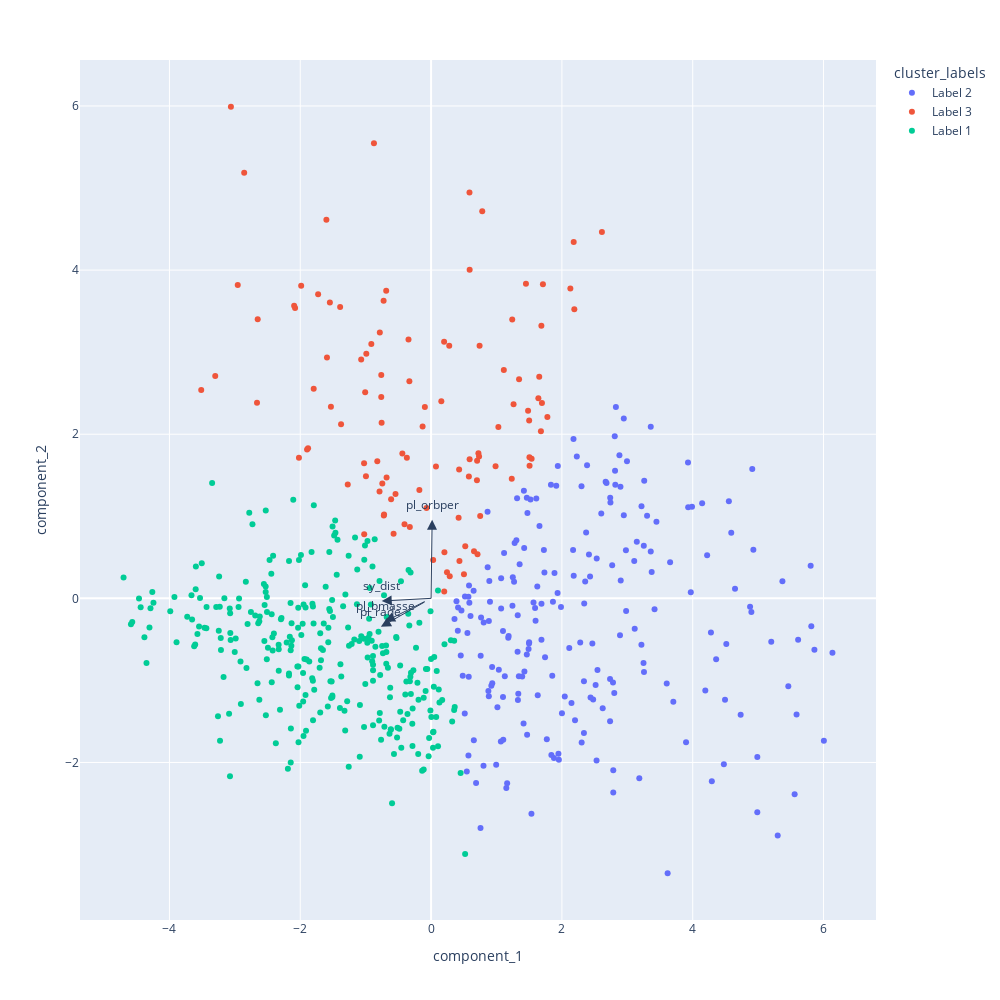

The cell this chart's notebook holds for it:
### Code cell
viz_features = {0:'pl_orbper', 2:'pl_rade', 3:'pl_bmasse', 9:'sy_dist'}
fig = px.scatter(cluster_data, x='component_1', y='component_2', color='cluster_labels')
fig.update_layout(
    autosize=False,
    width=1000,
    height=1000,)

for i, feature in viz_features.items():
    fig.add_annotation(
        ax=0, ay=0,
        axref="x", ayref="y", 
        x=loadings[i, 0],
        y=loadings[i, 1],
        showarrow=True,
        arrowsize=2,
        arrowhead=2,
        xanchor="right",
        yanchor="top"
    )
    fig.add_annotation(
        x=loadings[i, 0],
        y=loadings[i, 1],
        ax=0, ay=0, 
        xanchor="center",
        yanchor="bottom",
        text=feature,
        yshift=5,
    )

fig.show()

### Figure 1 — Plotly figure (JSON) as saved in the notebook; plotly's stock layout.template omitted (floating-point values rounded to 4 significant figures; data arrays with more than 128 entries replaced by an {"elided": "..."} marker saying what was removed)
{"data": [{"hovertemplate": "cluster_labels=Label 2<br>component_1=%{x}<br>component_2=%{y}<extra></extra>", "legendgroup": "Label 2", "marker": {"color": "#636efa", "symbol": "circle"}, "mode": "markers", "name": "Label 2", "orientation": "v", "showlegend": true, "type": "scatter", "x": {"elided": "210 float values"}, "xaxis": "x", "y": {"elided": "210 float values"}, "yaxis": "y"}, {"hovertemplate": "cluster_labels=Label 3<br>component_1=%{x}<br>component_2=%{y}<extra></extra>", "legendgroup": "Label 3", "marker": {"color": "#EF553B", "symbol": "circle"}, "mode": "markers", "name": "Label 3", "orientation": "v", "showlegend": true, "type": "scatter", "x": [0.201, -0.4059, 0.7098, -0.3318, 0.2852, -1.024, -1.008, 2.612, -1.023, 0.07454, -0.09528, 1.695, 1.71, -0.3706, 0.9859, 1.483, 1.654, -0.7562, -0.7838, -0.6862, 1.679, -0.6802, 0.7237, 1.64, 0.2039, 1.261, 1.345, -0.7881, 1.537, -0.325, -0.7455, -1.795, 0.4286, 1.504, 1.5, 0.6567, 0.4207, -1.068, -1.274, -2.02, -1.592, -0.7227, -0.9958, -1.896, -2.661, -2.079, 2.129, -3.06, -0.8735, 0.589, 1.45, 0.587, -2.857, 0.03178, -0.07024, 0.7506, 0.7415, 0.7821, -0.5733, -0.6111, 0.1567, -0.9136, 0.1992, 0.7339, -0.4393, 0.2774, -1.727, 1.112, -3.3, 0.5897, -0.7188, 1.241, -0.3452, 2.19, 2.181, 0.4335, -0.8224, -0.7619, -0.9903, -0.7259, -2.651, -1.6, -0.1791, -0.1297, 0.5778, -3.514, -2.956, -2.094, 1.233, 1.029, 1.506, -1.39, 0.7011, -0.5439, -1.376, 0.7035, -1.531, -1.986, 0.5026, -1.88, -1.547, -0.7616, 1.778, 1.686, 0.5225, 0.2433], "xaxis": "x", "y": [0.08368, 0.9031, 0.5365, 2.646, 0.268, 1.646, 2.51, 4.464, 0.7825, 1.606, 2.331, 2.379, 3.826, 1.712, 1.609, 2.285, 2.701, 2.139, 3.24, 3.749, 2.037, 1.473, 1.768, 2.437, 0.5608, 2.364, 2.67, 1.302, 1.7, 0.8703, 1.399, 2.554, 1.571, 1.718, 2.168, 0.5749, 0.9833, 2.91, 1.388, 1.712, 2.934, 1.01, 1.489, 1.813, 2.382, 3.537, 3.775, 5.99, 5.545, 1.695, 3.833, 4.946, 5.186, 0.4663, 1.102, 1.003, 3.077, 4.715, 0.7879, 1.206, 2.401, 3.099, 3.126, 1.727, 1.766, 3.079, 3.705, 2.783, 2.711, 4.004, 1.021, 3.398, 3.153, 3.522, 4.344, 0.4547, 1.67, 2.453, 2.979, 3.626, 3.402, 4.612, 1.321, 2.093, 1.486, 2.538, 3.819, 3.565, 1.459, 2.087, 1.616, 3.55, 1.439, 1.273, 2.123, 1.677, 2.333, 3.809, 0.2937, 1.83, 3.605, 2.721, 2.209, 3.321, 0.6361, 0.319], "yaxis": "y"}, {"hovertemplate": "cluster_labels=Label 1<br>component_1=%{x}<br>component_2=%{y}<extra></extra>", "legendgroup": "Label 1", "marker": {"color": "#00cc96", "symbol": "circle"}, "mode": "markers", "name": "Label 1", "orientation": "v", "showlegend": true, "type": "scatter", "x": {"elided": "289 float values"}, "xaxis": "x", "y": {"elided": "289 float values"}, "yaxis": "y"}], "layout": {"annotations": [{"arrowhead": 2, "arrowsize": 2, "ax": 0, "axref": "x", "ay": 0, "ayref": "y", "showarrow": true, "x": 0.01618, "xanchor": "right", "y": 0.9576, "yanchor": "top"}, {"ax": 0, "ay": 0, "text": "pl_orbper", "x": 0.01618, "xanchor": "center", "y": 0.9576, "yanchor": "bottom", "yshift": 5}, {"arrowhead": 2, "arrowsize": 2, "ax": 0, "axref": "x", "ay": 0, "ayref": "y", "showarrow": true, "x": -0.7671, "xanchor": "right", "y": -0.3461, "yanchor": "top"}, {"ax": 0, "ay": 0, "text": "pl_rade", "x": -0.7671, "xanchor": "center", "y": -0.3461, "yanchor": "bottom", "yshift": 5}, {"arrowhead": 2, "arrowsize": 2, "ax": 0, "axref": "x", "ay": 0, "ayref": "y", "showarrow": true, "x": -0.7041, "xanchor": "right", "y": -0.282, "yanchor": "top"}, {"ax": 0, "ay": 0, "text": "pl_bmasse", "x": -0.7041, "xanchor": "center", "y": -0.282, "yanchor": "bottom", "yshift": 5}, {"arrowhead": 2, "arrowsize": 2, "ax": 0, "axref": "x", "ay": 0, "ayref": "y", "showarrow": true, "x": -0.7542, "xanchor": "right", "y": -0.03285, "yanchor": "top"}, {"ax": 0, "ay": 0, "text": "sy_dist", "x": -0.7542, "xanchor": "center", "y": -0.03285, "yanchor": "bottom", "yshift": 5}], "autosize": false, "height": 1000, "legend": {"title": {"text": "cluster_labels"}, "tracegroupgap": 0}, "margin": {"t": 60}, "width": 1000, "xaxis": {"anchor": "y", "domain": [0, 1], "title": {"text": "component_1"}}, "yaxis": {"anchor": "x", "domain": [0, 1], "title": {"text": "component_2"}}}}
